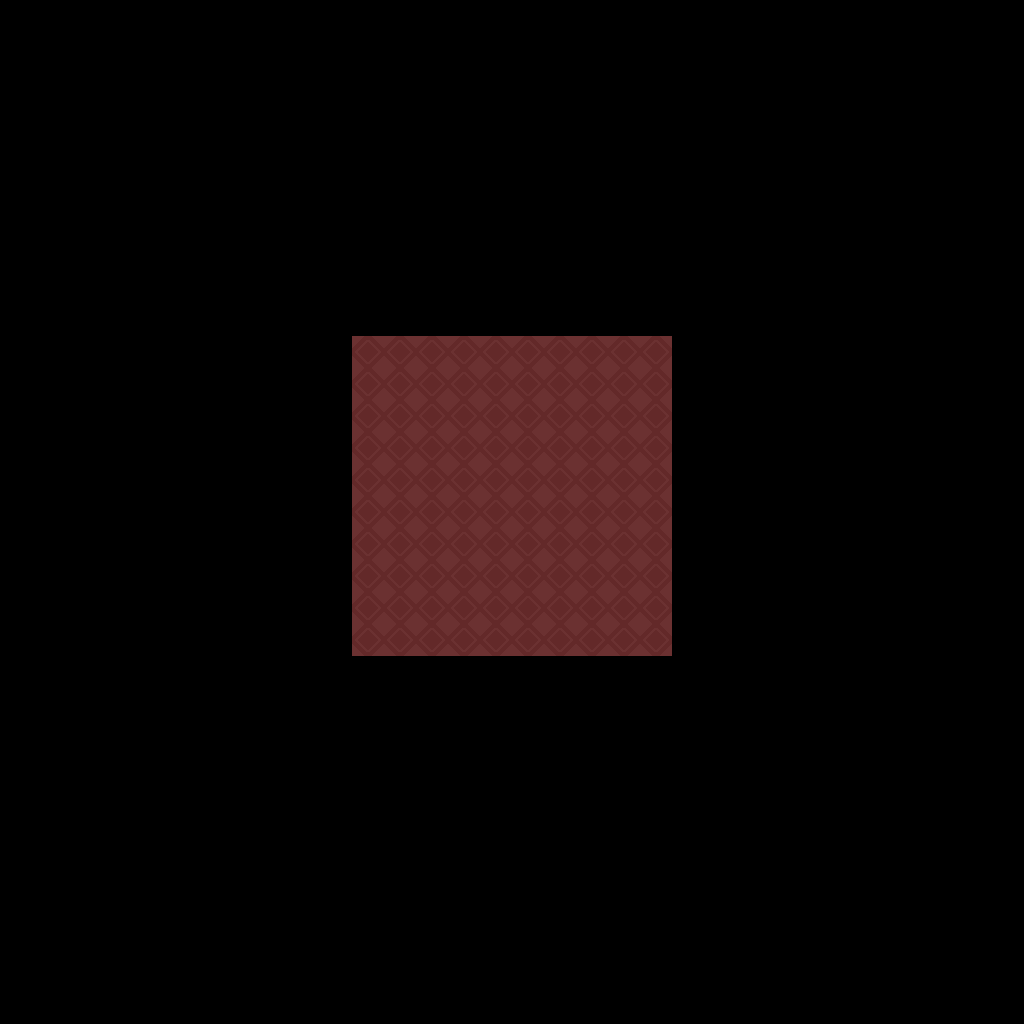

The image is a tile-based game level rendered from a .tmx file. Its description and source (layers, tilesets, objects; grid data summarised) follow:
An orthogonal 64x64 tile map with 16x16 px tiles, 1 tile layer (base), 1 hidden layer not drawn and 3 objects.

<map version="1.10" tiledversion="1.12.1" orientation="orthogonal" renderorder="right-down" width="64" height="64" tilewidth="16" tileheight="16" infinite="0" nextlayerid="3" nextobjectid="4">
 <tileset firstgid="1" source="../classiciphone_pics4.tsx" />
 <layer id="1" name="base" width="64" height="64">
  <data>[4096 cells, 4096 non-empty, 5 distinct tile ids]</data>
 </layer>
 <layer id="2" name="collision" width="64" height="64" visible="0">
  <properties><property name="collision" value="true" /></properties>
  <data>[4096 cells, 3696 non-empty, 1 distinct tile ids]</data>
 </layer>
 <objectgroup id="3" name="npcs">
  <object id="1" x="304.0" y="384.0" width="16" height="16">
   <properties>
    <property name="script" type="string">-- Auto-converted from GraalScript
-- #//CLIENTSIDE
-- function onPlayerChats() {
-- if (player.chat == "stop") {
-- player.setlevel2("silvercrank_inside_01.nw",30.5,37.5);
end
end</property>
   </properties>
  </object>
  <object id="2" x="304.0" y="336.0" width="16" height="16">
   <properties>
    <property name="script" type="string">-- Auto-converted from GraalScript
-- [CLIENT-SIDE — server no-op]
-- if (playerenters){
-- this.focus = 0;
-- }
-- if (playerdies) {
-- this.focus = 0;
-- resetfocus;
-- }
-- 
-- if (playerchats) {
-- if (strequals(#c,focus on)) {
-- if (this.focus = 0) {
-- this.focus = 1;
-- timereverywhere;
-- timeout = .05;}}
-- elseif (strequals(#c,focus off)) {
-- this.focus = 0;
-- resetfocus;
-- }
-- }
-- if (timeout) {
-- if (this.focus == 1) {
-- setfocus 30.5,27.5;
-- timeout = .05;
-- }}</property>
   </properties>
  </object>
  <object id="3" x="304.0" y="432.0" width="16" height="16">
   <properties>
    <property name="script" type="string">-- Auto-converted from GraalScript
joinResource("level_pklevel")</property>
   </properties>
  </object>
 </objectgroup>
</map>
